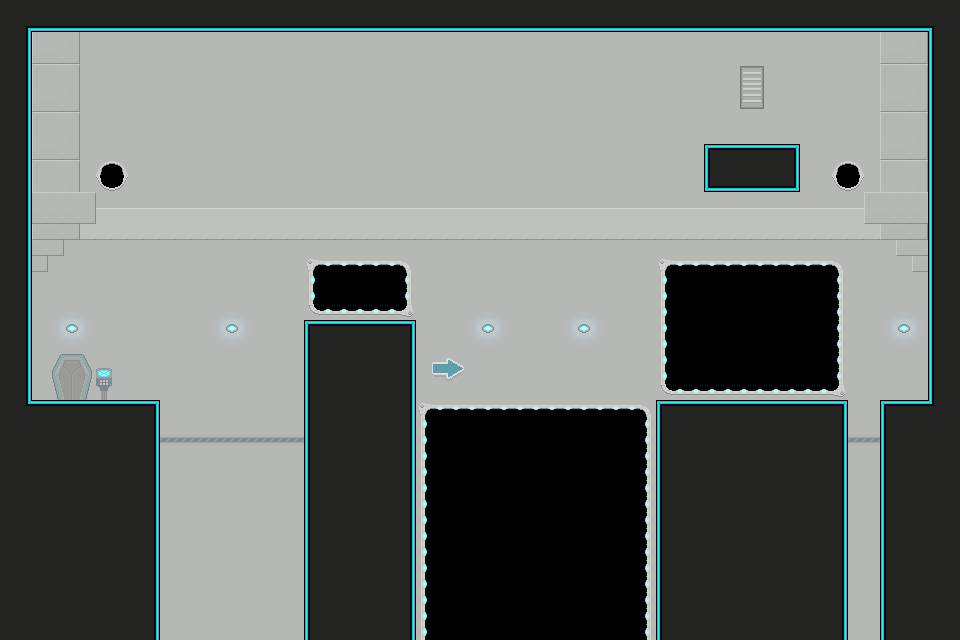

This game map was drawn from its Tiled (.tmx) file and the tilesets committed beside it. A one-line description and the trimmed map source follow:
An orthogonal 60x40 tile map with 16x16 px tiles, 1 tile layer (Tile Layer 1), 2 tilesets and 7 objects.

<map version="1.0" orientation="orthogonal" renderorder="right-down" width="60" height="40" tilewidth="16" tileheight="16">
 <tileset firstgid="1" source="main.tsx" />
 <tileset firstgid="501" source="objects.tsx" />
 <layer name="Tile Layer 1" width="60" height="40">
  <data>[2400 cells, 2400 non-empty, 69 distinct tile ids]</data>
 </layer>
 <objectgroup name="Object Layer 1">
  <object gid="501" x="39.5833" y="413.167" />
  <object gid="504" x="872" y="408" />
  <object gid="505" x="97" y="416" />
  <object gid="505" x="343" y="328" />
  <object gid="505" x="120" y="422" />
  <object gid="505" x="785" y="417" />
  <object gid="505" x="640" y="416" />
 </objectgroup>
</map>
